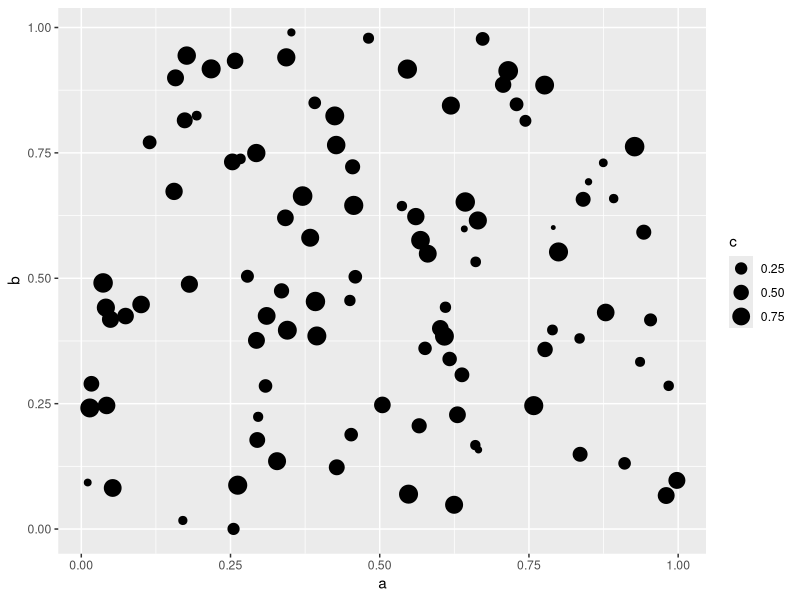

Generate this figure with R:
# test script
library(ggplot2)

testvar <- runif(400)
test3d <- data.frame("a" = testvar[1:100], "b" = testvar[101:200], "c" = testvar[201:300], "d" = testvar[301:400])
ggplot(test3d, aes(a, b)) + geom_point(aes(size = c))
